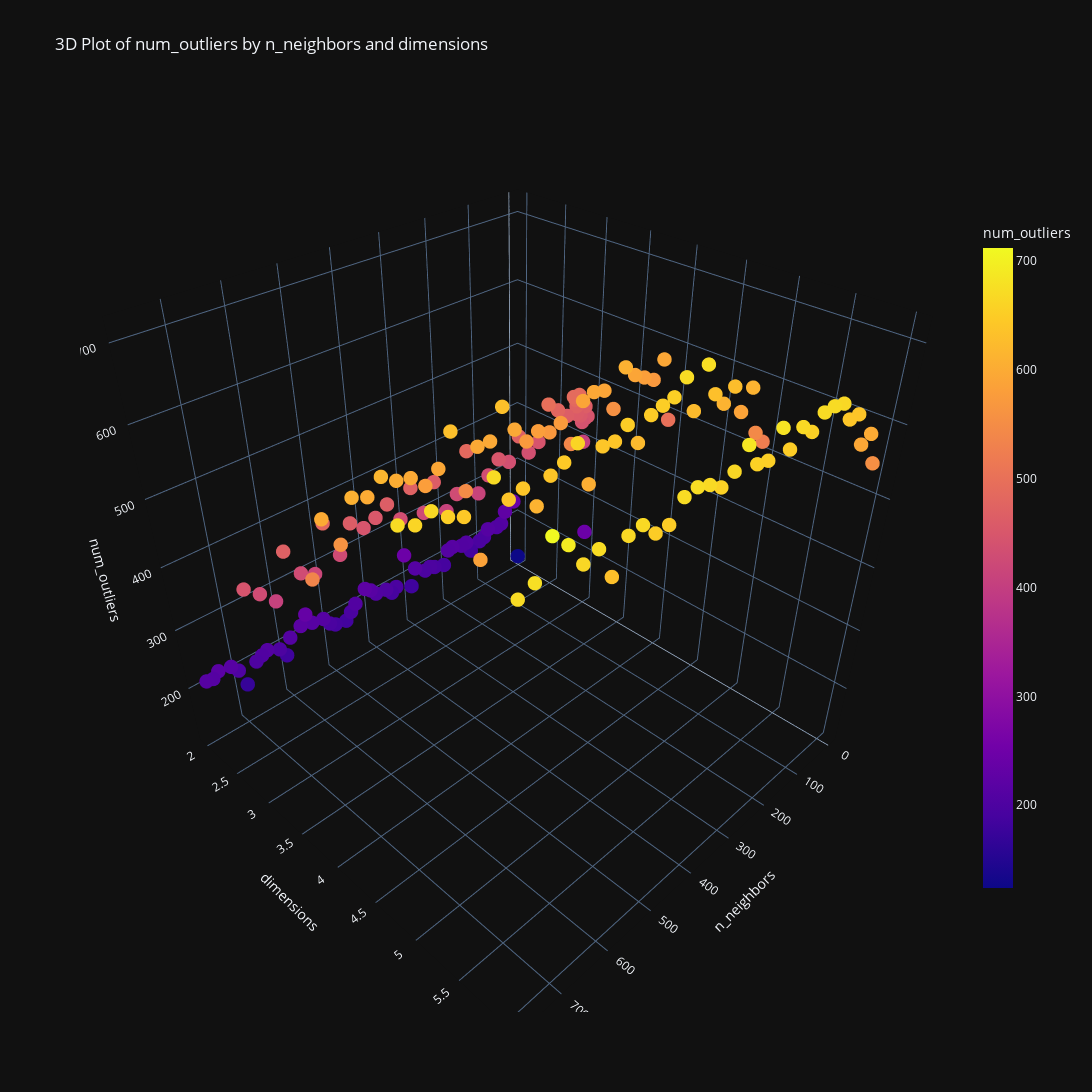

The notebook cell this image was saved under:
### Code cell
fig = dr_exper_plot3d(metrics, z_metric='num_outliers')
fig.show()

### Figure 1 — Plotly figure (JSON) as saved in the notebook; plotly's stock layout.template omitted (floating-point values rounded to 4 significant figures; data arrays with more than 128 entries replaced by an {"elided": "..."} marker saying what was removed)
{"data": [{"hovertemplate": "n_neighbors=%{x}<br>dimensions=%{y}<br>num_outliers=%{marker.color}<extra></extra>", "legendgroup": "", "marker": {"color": {"elided": "181 int values"}, "coloraxis": "coloraxis", "symbol": "circle", "size": 5}, "mode": "markers", "name": "", "scene": "scene", "showlegend": false, "x": {"elided": "181 int values"}, "y": {"elided": "181 int values"}, "z": {"elided": "181 int values"}, "type": "scatter3d"}], "layout": {"scene": {"domain": {"x": [0.0, 1.0], "y": [0.0, 1.0]}, "xaxis": {"title": {"text": "n_neighbors"}}, "yaxis": {"title": {"text": "dimensions"}}, "zaxis": {"title": {"text": "num_outliers"}}}, "coloraxis": {"colorbar": {"title": {"text": "num_outliers"}, "len": 0.75}, "colorscale": [[0.0, "#0d0887"], [0.1111, "#46039f"], [0.2222, "#7201a8"], [0.3333, "#9c179e"], [0.4444, "#bd3786"], [0.5556, "#d8576b"], [0.6667, "#ed7953"], [0.7778, "#fb9f3a"], [0.8889, "#fdca26"], [1.0, "#f0f921"]], "cmin": 124, "cmax": 712}, "legend": {"tracegroupgap": 0}, "title": {"text": "3D Plot of num_outliers by n_neighbors and dimensions"}, "width": 1600, "height": 1600}}
